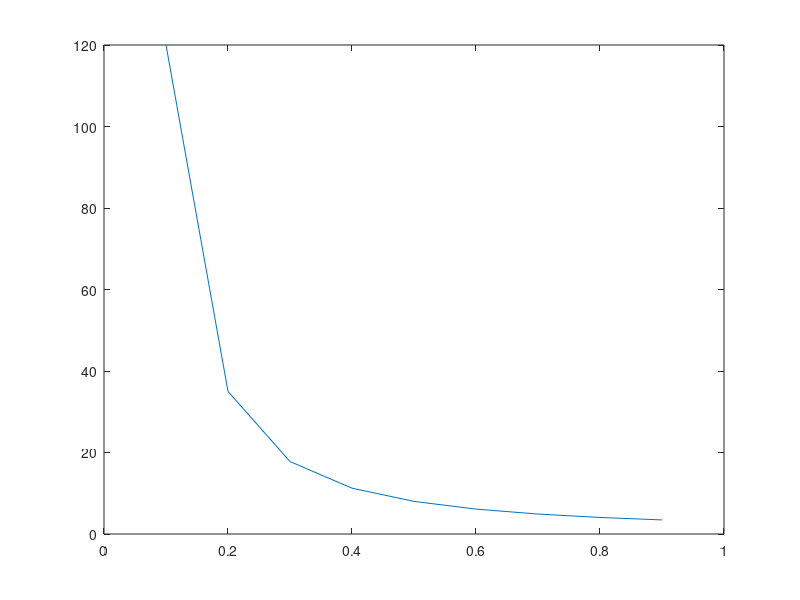

This figure's MATLAB source:
P=[0.1:0.1:0.9];
E=[];

for p=[0.1:0.1:0.9]
evals=1/(p^2) + 1/p + 1/p;
E=[E evals];
end
plot(P,E)

p=1/2+erf(1/2)/2
evals=1/(p^2) + 1/p + 1/p
evals*2